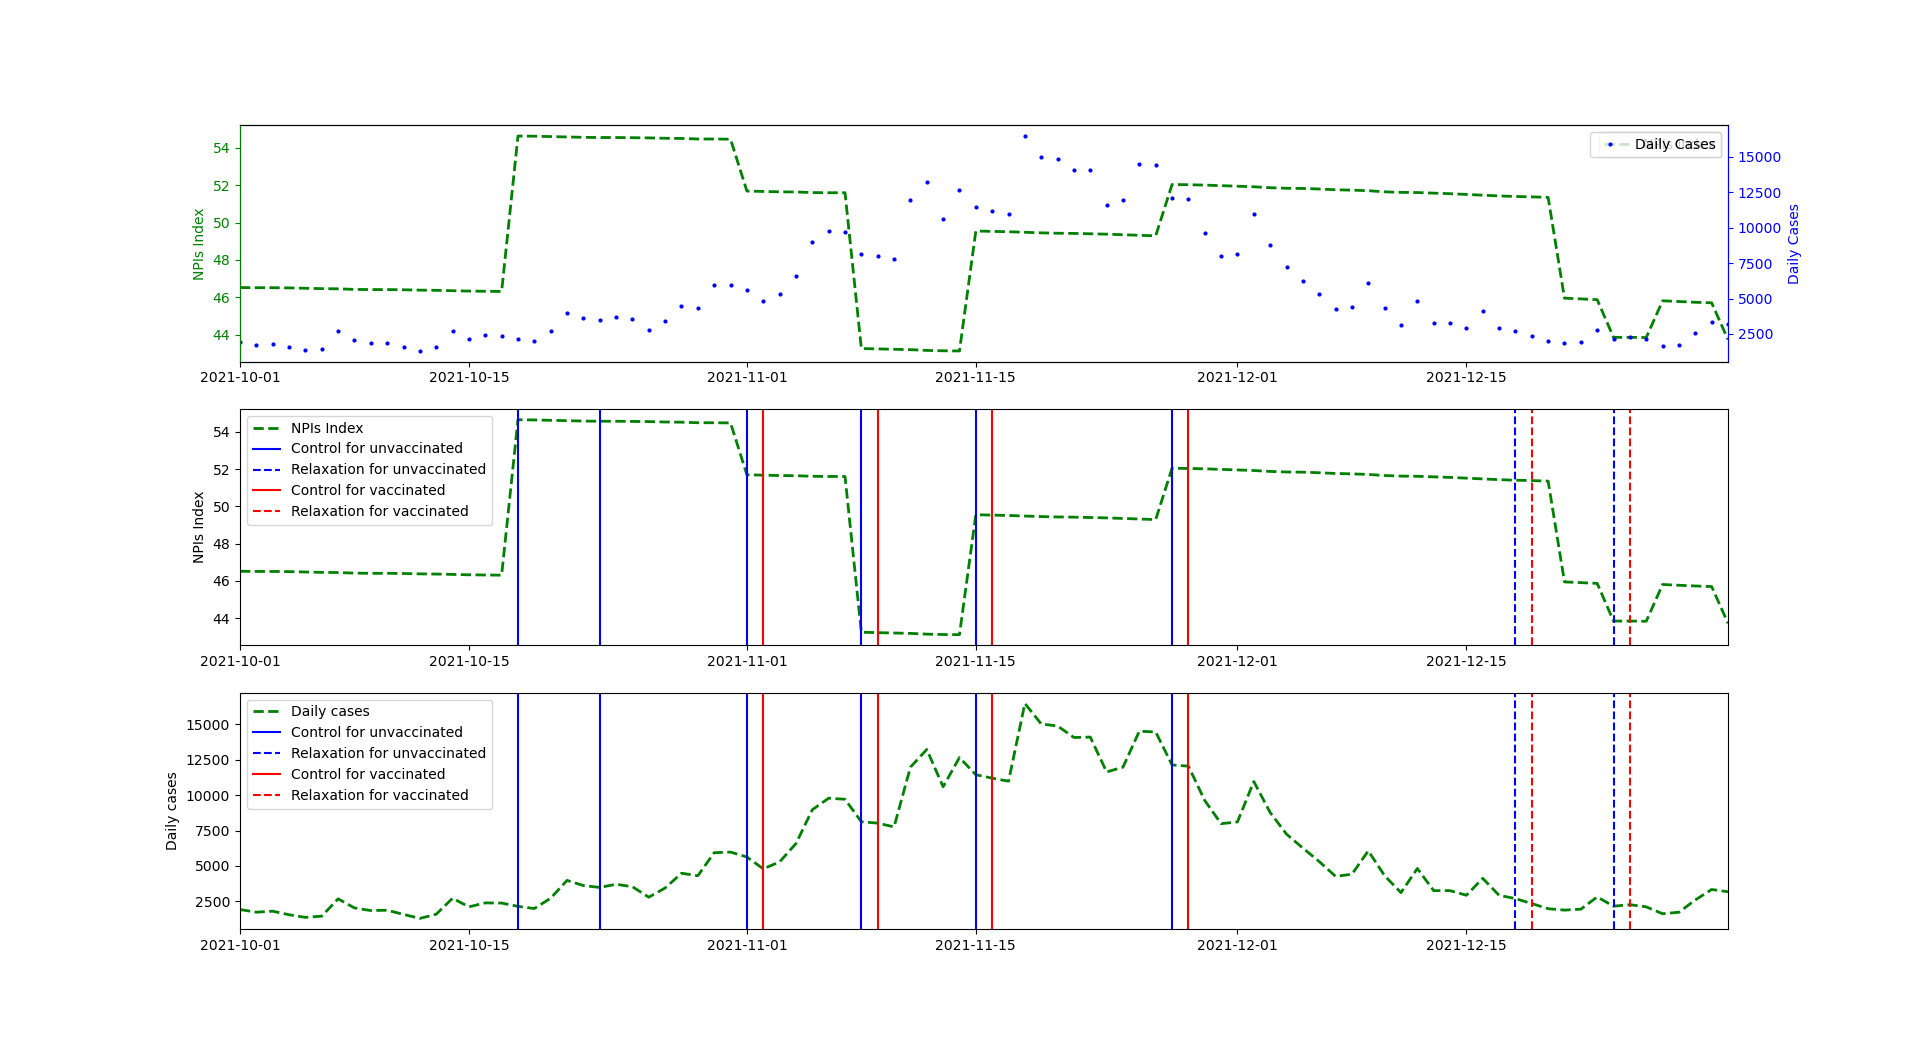

Write the Python code that produced this figure.
import matplotlib.pyplot as plt
import pandas as pd
from datetime import datetime
from datetime import timedelta
district = "Austria_wave"  # ***
df_cases = pd.read_csv("Austria_wave1_integrated.csv")  # ***

starting_time = datetime.strptime(df_cases.iloc[0, 0], "%d/%m/%Y")
ending_time = datetime.strptime(df_cases.iloc[-1, 0], "%d/%m/%Y")
NPIs_no_vac = df_cases.iloc[0:, 2]
NPIs_vac = df_cases.iloc[0:, 3]
NPIs_index = df_cases.iloc[0:, 4]
daily_cases = df_cases.iloc[0:, 9]
length_of_days = len(NPIs_index)
print(f"length of days: {length_of_days}")
print(starting_time)
print(ending_time)
#print(NPIs_index)
time_scale = [starting_time + timedelta(days=i) for i in range(length_of_days)]
#print(time_scale)
fig, axs = plt.subplots(3)


# *********************************************************************
# *** visualize the relationship between NPIs index and daily cases ***
# *********************************************************************
ax0 = axs[0].twinx()
axs[0].plot(time_scale, NPIs_index, "--", linewidth=2, color='g', label="NPIs Index")
ax0.plot(time_scale, daily_cases, "o", markersize=2, color='b', label="Daily Cases")

axs[0].set_xlim(datetime.date(starting_time), datetime.date(ending_time))

axs[0].set_ylabel("NPIs Index", color="g")
ax0.set_ylabel("Daily Cases", color="b")

axs[0].tick_params(axis="y", colors="g")
ax0.tick_params(axis="y", colors="b")

ax0.spines["right"].set_color("b")
ax0.spines["left"].set_color("g")

axs[0].legend(loc='upper left')
#ax0.legend(loc='upper left')
# *********************************************************************
# *** visualize the relationship between NPIs index and NPIs events ***
# *********************************************************************
axs[1].plot(time_scale, NPIs_index, "--", linewidth=2, color='g', label="NPIs Index")
NPIs_no_vac_relaxation = []
NPIs_no_vac_control = []
NPIs_vac_control = []
NPIs_vac_relaxation = []
for ii in range(length_of_days):
    if NPIs_no_vac[ii] == 1:
        NPIs_no_vac_control.append(starting_time + timedelta(days=ii))
    if NPIs_no_vac[ii] == 2:
        NPIs_no_vac_relaxation.append(starting_time + timedelta(days=ii))
    if NPIs_vac[ii] == 1:  # +1 is used to display the changes of NPIs, not real
        NPIs_vac_control.append(starting_time + timedelta(days=ii+1))
    if NPIs_vac[ii] == 2:  # +1 is used to display the changes of NPIs, not real
        NPIs_vac_relaxation.append(starting_time + timedelta(days=ii+1))

#print(NPIs_no_vac_relaxation)
#print(NPIs_no_vac_control)
if len(NPIs_no_vac_control) > 0:
    axs[1].axvline(x=NPIs_no_vac_control[0], color="b", linestyle="-", label="Control for unvaccinated")
if len(NPIs_no_vac_control) > 1:
    for ii in range(1, len(NPIs_no_vac_control)):
        axs[1].axvline(x=NPIs_no_vac_control[ii], color="b", linestyle="-")

if len(NPIs_no_vac_relaxation) > 0:
    axs[1].axvline(x=NPIs_no_vac_relaxation[0], color="b", linestyle="--", label="Relaxation for unvaccinated")
if len(NPIs_no_vac_relaxation) > 1:
    for ii in range(1, len(NPIs_no_vac_relaxation)):
        axs[1].axvline(x=NPIs_no_vac_relaxation[ii], color="b", linestyle="--")

if len(NPIs_vac_control) > 0:
    axs[1].axvline(x=NPIs_vac_control[0], color="r", linestyle="-", label="Control for vaccinated")
if len(NPIs_vac_control) > 1:
    for ii in range(1, len(NPIs_vac_control)):
        axs[1].axvline(x=NPIs_vac_control[ii], color="r", linestyle="-")

if len(NPIs_vac_relaxation) > 0:
    axs[1].axvline(x=NPIs_vac_relaxation[0], color="r", linestyle="--", label="Relaxation for vaccinated")
if len(NPIs_vac_relaxation) > 1:
    for ii in range(1, len(NPIs_vac_relaxation)):
        axs[1].axvline(x=NPIs_vac_relaxation[ii], color="r", linestyle="--")
axs[1].set_xlim(datetime.date(starting_time), datetime.date(ending_time))
axs[1].set_ylabel("NPIs Index")
axs[1].legend(loc='upper left')

# **********************************************************************
# *** visualize the relationship between daily cases and NPIs events ***
# **********************************************************************
axs[2].plot(time_scale, daily_cases, "--", linewidth=2, color='g', label="Daily cases")

if len(NPIs_no_vac_control) > 0:
    axs[2].axvline(x=NPIs_no_vac_control[0], color="b", linestyle="-", label="Control for unvaccinated")
if len(NPIs_no_vac_control) > 1:
    for ii in range(1, len(NPIs_no_vac_control)):
        axs[2].axvline(x=NPIs_no_vac_control[ii], color="b", linestyle="-")

if len(NPIs_no_vac_relaxation) > 0:
    axs[2].axvline(x=NPIs_no_vac_relaxation[0], color="b", linestyle="--", label="Relaxation for unvaccinated")
if len(NPIs_no_vac_relaxation) > 1:
    for ii in range(1, len(NPIs_no_vac_relaxation)):
        axs[2].axvline(x=NPIs_no_vac_relaxation[ii], color="b", linestyle="--")

if len(NPIs_vac_control) > 0:
    axs[2].axvline(x=NPIs_vac_control[0], color="r", linestyle="-", label="Control for vaccinated")
if len(NPIs_vac_control) > 1:
    for ii in range(1, len(NPIs_vac_control)):
        axs[2].axvline(x=NPIs_vac_control[ii], color="r", linestyle="-")

if len(NPIs_vac_relaxation) > 0:
    axs[2].axvline(x=NPIs_vac_relaxation[0], color="r", linestyle="--", label="Relaxation for vaccinated")
if len(NPIs_vac_relaxation) > 1:
    for ii in range(1, len(NPIs_vac_relaxation)):
        axs[2].axvline(x=NPIs_vac_relaxation[ii], color="r", linestyle="--")
axs[2].set_xlim(datetime.date(starting_time), datetime.date(ending_time))
axs[2].set_ylabel("Daily cases")
axs[2].legend(loc='upper left')

#plt.plot(time_full, exposed_est, "--", linewidth=2, label="expo_est")
#plt.plot(time_full, infected_est, "--", linewidth=2, label="infe_est")
#axs[0].plot(time_full[0:-10], quarantine, "--", linewidth=2, label="train")
#axs[0].plot(time_full[-10:], quarantine_predict, "r--", linewidth=2, label="predict")
#axs[1].plot(time_full[0:-10], infected_accum, "--", linewidth=2, label="train")
#axs[1].plot(time_full[-10:], infected_accum_predict, "r--", linewidth=2, label="predict")
#axs[2].plot(time_full[0:-10], death_accum, "--", linewidth=2, label="train")
#axs[2].plot(time_full[-10:], death_accum_predict, "r--", linewidth=2, label="predict")
#axs[3].plot(time_full[0:-10], recovered_accum, "--", linewidth=2, label="train")
#axs[3].plot(time_full[-10:], recovered_accum_predict, "r--", linewidth=2, label="predict")
#axs[0].plot(time_full, quarantine_prediction, "--", linewidth=2, label="quarantine_obs")
#axs[2].plot(time_full, death_est, "--", linewidth=2, label="deat_est")
#axs[2].plot(time_full, death_accum_prediction, "--", linewidth=2, label="death_obs")
#plt.plot(time_full, protected_est, "--", linewidth=2, label="prot_est")
#plt.xlabel("Timesteps")

#axs[0].set_title('Quaratine')
#axs[1].set_title('Infected')
#axs[2].set_title('Death')
#axs[3].set_title('Recovered')

#axs[0].legend(loc='best')
#axs[1].legend(loc='best')
#axs[2].legend(loc='best')
#axs[3].legend(loc='best')
#fig.savefig('output_'+district+'.png', dpi=1200)


plt.show()
